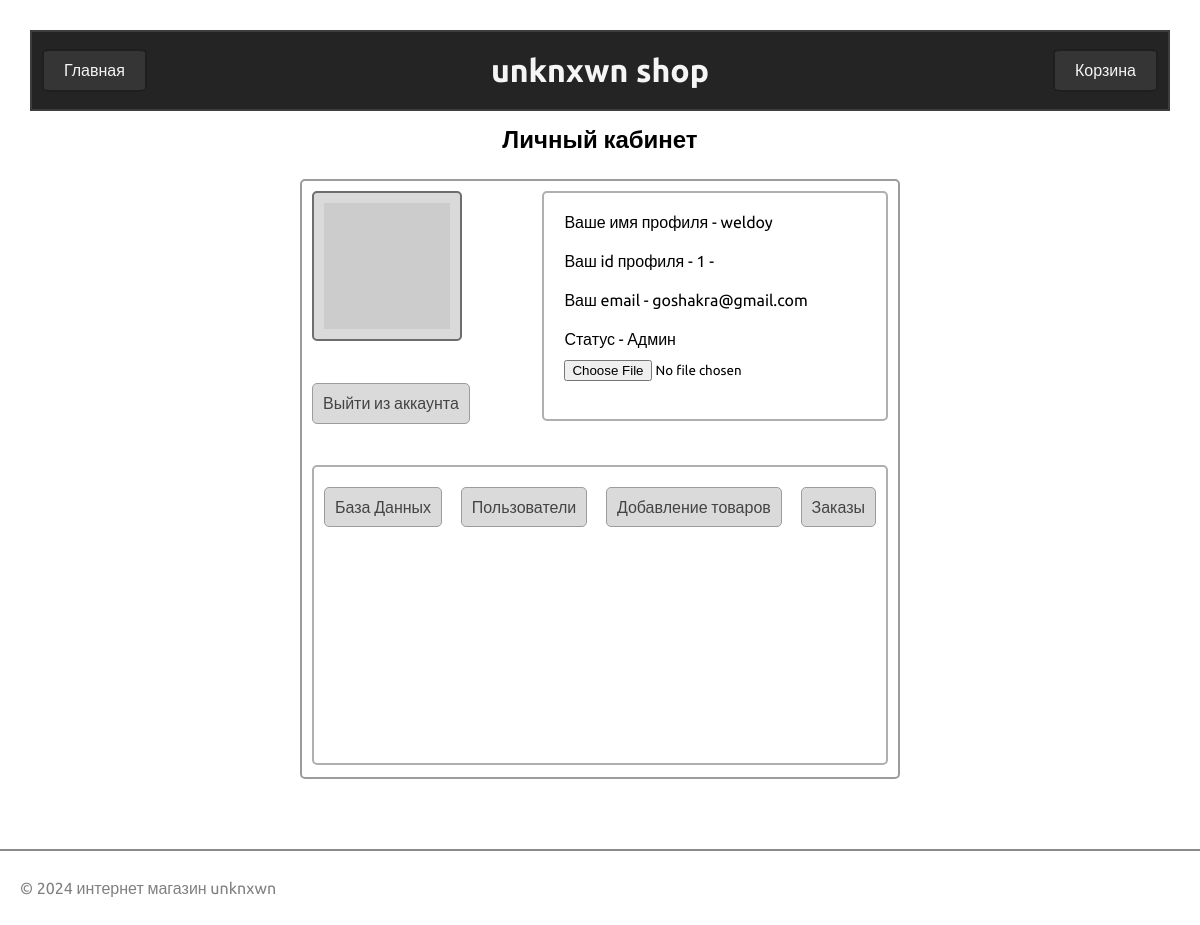
The page /personal (signed in) on the database its author committed.
### models.py (models this page shows)
class User (db.Model, UserMixin):
    id = db.Column(db.Integer, primary_key=True)
    login = db.Column(db.String(128), nullable=False, unique=True)
    password = db.Column(db.String(255), nullable=False)
    email = db.Column(db.String(255), nullable=False)
    admin = db.Column(db.Boolean, nullable=False, default=False)
    def avatar(self, size):
        digest = md5(self.email.lower().encode('utf-8')).hexdigest()
        return f'https://www.gravatar.com/avatar/{digest}?d=identicon&s={size}'

### routes.py (the view)
@app.route('/personal', methods=["GET", "POST"])
@login_required
def personal():
    now_user = current_user
    return render_template('personal_cab.html', current_user=now_user)

### __init__.py (called while the page is built)
@app.before_request
def create_tables():
     db.create_all()

### models.py (called while the page is built)
@manager.user_loader
def load_user(id):
    return User.query.get(id)

### routes.py (called while the page is built)
@app.after_request
def redirect_to_signin(response):
    if response.status_code == 401:
        return redirect(url_for('login') + '?next=' + request.url)
    return response

### templates/personal_cab.html (shortened to what this page needs)
{% extends 'base.html' %}
{% block content %}
    <h2 class="namepersonalpage">Личный кабинет</h2>
    <div class="personal_page">
        <img class="my_avatar" src="{{ current_user.avatar(128) }}" alt="Аватарка">
        <div class="personal-flex-box-info">
            <p>Ваше имя профиля - {{current_user.login}} </p>
            <p>Ваш id профиля - {{current_user.id}} - </p>
            <p>Ваш email - {{current_user.email}}</p>
            <p>Статус -
                {% if current_user.admin == False %}
                    Пользователь
                {% else %}
                    Админ
                {% endif %}
            </p>
            <p>
                <form action="" class="changeimage">
                    <input type="file" name="" id="">
                </form>
            </p>
        </div>
        <a href="{{ url_for('logout') }}" class="footer-log child_from_personal-flex-box">Выйти из аккаунта</a>
            <div class="adminblock">
                {% if current_user.admin == True %}
                    <a href="{{ url_for('basepage') }}" class="footer-log btn-adminpage">База Данных</a>
                    <a href="{{ url_for('users') }}" class="footer-log btn-adminpage">Пользователи</a>
                    <a href="{{ url_for('addinggoods') }}" class="footer-log btn-adminpage">Добавление товаров</a>
                    <a href="{{ url_for('trades') }}" class="footer-log btn-adminpage">Заказы</a>
                {% endif %}
            </div>
    </div>
    <div class="section-separator-figure"></div>
{% endblock content %}
{% block footer %}
<footer>
    <p>&copy; 2024 интернет магазин unknxwn</p>
</footer>
{% endblock footer %}

### static/style.css (style rules this page uses)
* { margin: 0; box-sizing: border-box; font-family: 'Ubuntu', sans-serif; padding: 10px; }
h1, h2 { text-align: center; }
a { text-decoration: none; }
footer p { color: grey; margin-left: -20px; }
.section-separator-figure { position: absolute; right: 0; width: 100%; border: 1px solid rgb(139, 139, 139); padding: 0; }
.footer-log { margin-right: 3%; color: rgb(68, 68, 68); border: 1px solid rgb(156, 156, 156); border-radius: 5px; background-color: rgb(218, 218, 218); }
.personal-flex-box-info { display: flex; flex-wrap: wrap; flex-direction: column; border: 2px solid rgb(175, 175, 175); border-radius: 5px; width: 60%; margin-left: auto; height: 40%; }
.child_from_personal-flex-box { margin-bottom: auto; position: relative; bottom: 40px; }
.personal_page { display: flex; flex-wrap: wrap; margin-top: 15px; margin-left: auto; margin-right: auto; min-width: 400px; max-width: 600px; height: 600px; border: 2px solid rgb(156, 156, 156); border-radius: 5px; margin-bottom: 70px; }
.my_avatar { border: 2px solid rgb(109, 109, 109); border-radius: 5px; background-color: rgb(218, 218, 218); width: 150px; height: 150px; }
.adminblock { border: 2px solid rgb(175, 175, 175); border-radius: 5px; width: 100%; height: 300px; display: flex; justify-content: space-between; }
.btn-adminpage { margin-top: 10px; height: 40px; margin-right: 0; }
.changeimage { position: absolute; padding: 0; width: 240px; height: 40px; top: 350px; }

### templates/personal_cab.html (style rules this page uses)
.namepersonalpage { margin-top: 5px; }

### rows shown on the page
User: login "weldoy", id "1", email "goshakra@gmail.com"
